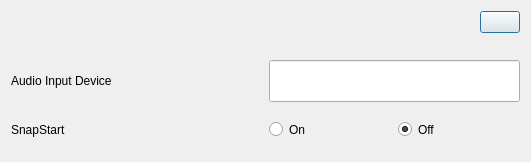
<?xml version="1.0" encoding="UTF-8"?>
<ui version="4.0">
 <class>Dialog</class>
 <widget class="QDialog" name="Dialog">
  <property name="geometry">
   <rect>
    <x>0</x>
    <y>0</y>
    <width>531</width>
    <height>162</height>
   </rect>
  </property>
  <property name="windowTitle">
   <string>Dialog</string>
  </property>
  <layout class="QGridLayout" name="gridLayout_2">
   <item row="0" column="0">
    <layout class="QGridLayout" name="gridLayout">
     <item row="0" column="0">
      <layout class="QHBoxLayout" name="horizontalLayout_4">
       <item>
        <spacer name="horizontalSpacer">
         <property name="orientation">
          <enum>Qt::Horizontal</enum>
         </property>
         <property name="sizeHint" stdset="0">
          <size>
           <width>40</width>
           <height>20</height>
          </size>
         </property>
        </spacer>
       </item>
       <item alignment="Qt::AlignTop">
        <widget class="QPushButton" name="pushButtonExitDeviceSettings">
         <property name="sizePolicy">
          <sizepolicy hsizetype="Minimum" vsizetype="Preferred">
           <horstretch>0</horstretch>
           <verstretch>0</verstretch>
          </sizepolicy>
         </property>
         <property name="text">
          <string/>
         </property>
         <property name="icon">
          <iconset>
           <normaloff>New folder/remove.png</normaloff>New folder/remove.png</iconset>
         </property>
         <property name="iconSize">
          <size>
           <width>40</width>
           <height>40</height>
          </size>
         </property>
        </widget>
       </item>
      </layout>
     </item>
     <item row="1" column="0">
      <layout class="QHBoxLayout" name="horizontalLayout">
       <item>
        <widget class="QLabel" name="label">
         <property name="text">
          <string>Audio Input Device</string>
         </property>
        </widget>
       </item>
       <item>
        <widget class="QLineEdit" name="lineEditAudioDevice">
         <property name="sizePolicy">
          <sizepolicy hsizetype="Preferred" vsizetype="Preferred">
           <horstretch>0</horstretch>
           <verstretch>0</verstretch>
          </sizepolicy>
         </property>
         <property name="readOnly">
          <bool>true</bool>
         </property>
        </widget>
       </item>
      </layout>
     </item>
     <item row="2" column="0">
      <layout class="QHBoxLayout" name="horizontalLayout_2">
       <item>
        <widget class="QLabel" name="label_2">
         <property name="text">
          <string>SnapStart</string>
         </property>
        </widget>
       </item>
       <item>
        <layout class="QHBoxLayout" name="horizontalLayout_3">
         <item>
          <widget class="QRadioButton" name="radioButtonSnapOn">
           <property name="sizePolicy">
            <sizepolicy hsizetype="Minimum" vsizetype="Preferred">
             <horstretch>0</horstretch>
             <verstretch>0</verstretch>
            </sizepolicy>
           </property>
           <property name="text">
            <string>On</string>
           </property>
           <property name="checked">
            <bool>false</bool>
           </property>
          </widget>
         </item>
         <item>
          <widget class="QRadioButton" name="radioButtonSnapOff">
           <property name="sizePolicy">
            <sizepolicy hsizetype="Minimum" vsizetype="Preferred">
             <horstretch>0</horstretch>
             <verstretch>0</verstretch>
            </sizepolicy>
           </property>
           <property name="text">
            <string>Off</string>
           </property>
           <property name="checked">
            <bool>true</bool>
           </property>
          </widget>
         </item>
        </layout>
       </item>
      </layout>
     </item>
    </layout>
   </item>
  </layout>
 </widget>
 <resources/>
 <connections/>
</ui>
